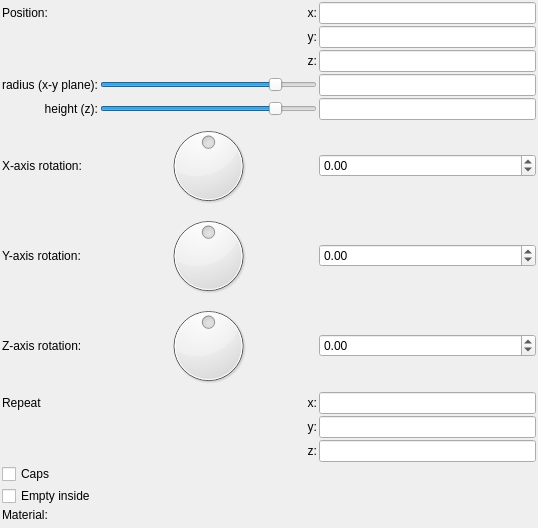
<?xml version="1.0" encoding="UTF-8"?>
<ui version="4.0">
 <class>Form</class>
 <widget class="QWidget" name="Form">
  <property name="geometry">
   <rect>
    <x>0</x>
    <y>0</y>
    <width>538</width>
    <height>528</height>
   </rect>
  </property>
  <property name="windowTitle">
   <string>Form</string>
  </property>
  <layout class="QVBoxLayout" name="verticalLayout">
   <property name="spacing">
    <number>2</number>
   </property>
   <property name="leftMargin">
    <number>2</number>
   </property>
   <property name="topMargin">
    <number>2</number>
   </property>
   <property name="rightMargin">
    <number>2</number>
   </property>
   <property name="bottomMargin">
    <number>2</number>
   </property>
   <item>
    <layout class="QGridLayout" name="gridLayout">
     <property name="spacing">
      <number>2</number>
     </property>
     <item row="2" column="1">
      <widget class="QLabel" name="label_13">
       <property name="text">
        <string>z:</string>
       </property>
       <property name="alignment">
        <set>Qt::AlignRight|Qt::AlignTrailing|Qt::AlignVCenter</set>
       </property>
      </widget>
     </item>
     <item row="5" column="0">
      <widget class="QLabel" name="label_8">
       <property name="text">
        <string>X-axis rotation:</string>
       </property>
      </widget>
     </item>
     <item row="6" column="2">
      <widget class="MyDoubleSpinBox" name="spinboxd3_rotation_y">
       <property name="sizePolicy">
        <sizepolicy hsizetype="Minimum" vsizetype="Maximum">
         <horstretch>0</horstretch>
         <verstretch>0</verstretch>
        </sizepolicy>
       </property>
       <property name="prefix">
        <string/>
       </property>
       <property name="suffix">
        <string/>
       </property>
       <property name="decimals">
        <number>2</number>
       </property>
       <property name="minimum">
        <double>-36000.000000000000000</double>
       </property>
       <property name="maximum">
        <double>36000.000000000000000</double>
       </property>
       <property name="singleStep">
        <double>0.100000000000000</double>
       </property>
      </widget>
     </item>
     <item row="3" column="2">
      <widget class="MyLineEdit" name="logedit_radius">
       <property name="sizePolicy">
        <sizepolicy hsizetype="Expanding" vsizetype="Maximum">
         <horstretch>0</horstretch>
         <verstretch>0</verstretch>
        </sizepolicy>
       </property>
      </widget>
     </item>
     <item row="3" column="1">
      <widget class="QSlider" name="logslider_radius">
       <property name="sizePolicy">
        <sizepolicy hsizetype="Expanding" vsizetype="Maximum">
         <horstretch>0</horstretch>
         <verstretch>0</verstretch>
        </sizepolicy>
       </property>
       <property name="sizeIncrement">
        <size>
         <width>0</width>
         <height>0</height>
        </size>
       </property>
       <property name="minimum">
        <number>-1500</number>
       </property>
       <property name="maximum">
        <number>300</number>
       </property>
       <property name="orientation">
        <enum>Qt::Horizontal</enum>
       </property>
      </widget>
     </item>
     <item row="6" column="1">
      <widget class="QDial" name="dial3_rotation_y">
       <property name="minimum">
        <number>-18000</number>
       </property>
       <property name="maximum">
        <number>18000</number>
       </property>
       <property name="wrapping">
        <bool>true</bool>
       </property>
      </widget>
     </item>
     <item row="4" column="0">
      <widget class="QLabel" name="label_16">
       <property name="text">
        <string>height (z):</string>
       </property>
       <property name="alignment">
        <set>Qt::AlignRight|Qt::AlignTrailing|Qt::AlignVCenter</set>
       </property>
      </widget>
     </item>
     <item row="5" column="2">
      <widget class="MyDoubleSpinBox" name="spinboxd3_rotation_x">
       <property name="sizePolicy">
        <sizepolicy hsizetype="Minimum" vsizetype="Maximum">
         <horstretch>0</horstretch>
         <verstretch>0</verstretch>
        </sizepolicy>
       </property>
       <property name="prefix">
        <string/>
       </property>
       <property name="suffix">
        <string/>
       </property>
       <property name="decimals">
        <number>2</number>
       </property>
       <property name="minimum">
        <double>-36000.000000000000000</double>
       </property>
       <property name="maximum">
        <double>36000.000000000000000</double>
       </property>
       <property name="singleStep">
        <double>0.100000000000000</double>
       </property>
      </widget>
     </item>
     <item row="2" column="2">
      <widget class="MyLineEdit" name="vect3_position_z">
       <property name="sizePolicy">
        <sizepolicy hsizetype="Expanding" vsizetype="Maximum">
         <horstretch>0</horstretch>
         <verstretch>0</verstretch>
        </sizepolicy>
       </property>
      </widget>
     </item>
     <item row="7" column="0">
      <widget class="QLabel" name="label_15">
       <property name="text">
        <string>Z-axis rotation:</string>
       </property>
      </widget>
     </item>
     <item row="0" column="0">
      <widget class="QLabel" name="label_10">
       <property name="text">
        <string>Position:</string>
       </property>
      </widget>
     </item>
     <item row="7" column="1">
      <widget class="QDial" name="dial3_rotation_z">
       <property name="minimum">
        <number>-18000</number>
       </property>
       <property name="maximum">
        <number>18000</number>
       </property>
       <property name="wrapping">
        <bool>true</bool>
       </property>
      </widget>
     </item>
     <item row="10" column="2">
      <widget class="MyLineEdit" name="vect3_repeat_z">
       <property name="sizePolicy">
        <sizepolicy hsizetype="Expanding" vsizetype="Maximum">
         <horstretch>0</horstretch>
         <verstretch>0</verstretch>
        </sizepolicy>
       </property>
      </widget>
     </item>
     <item row="6" column="0">
      <widget class="QLabel" name="label_9">
       <property name="text">
        <string>Y-axis rotation:</string>
       </property>
      </widget>
     </item>
     <item row="0" column="2">
      <widget class="MyLineEdit" name="vect3_position_x">
       <property name="sizePolicy">
        <sizepolicy hsizetype="Expanding" vsizetype="Maximum">
         <horstretch>0</horstretch>
         <verstretch>0</verstretch>
        </sizepolicy>
       </property>
      </widget>
     </item>
     <item row="8" column="0">
      <widget class="QLabel" name="label_2">
       <property name="text">
        <string>Repeat</string>
       </property>
      </widget>
     </item>
     <item row="4" column="2">
      <widget class="MyLineEdit" name="logedit_height">
       <property name="sizePolicy">
        <sizepolicy hsizetype="Expanding" vsizetype="Maximum">
         <horstretch>0</horstretch>
         <verstretch>0</verstretch>
        </sizepolicy>
       </property>
      </widget>
     </item>
     <item row="5" column="1">
      <widget class="QDial" name="dial3_rotation_x">
       <property name="minimum">
        <number>-18000</number>
       </property>
       <property name="maximum">
        <number>18000</number>
       </property>
       <property name="wrapping">
        <bool>true</bool>
       </property>
      </widget>
     </item>
     <item row="3" column="0">
      <widget class="QLabel" name="label_14">
       <property name="text">
        <string>radius (x-y plane):</string>
       </property>
       <property name="alignment">
        <set>Qt::AlignRight|Qt::AlignTrailing|Qt::AlignVCenter</set>
       </property>
      </widget>
     </item>
     <item row="1" column="2">
      <widget class="MyLineEdit" name="vect3_position_y">
       <property name="sizePolicy">
        <sizepolicy hsizetype="Expanding" vsizetype="Maximum">
         <horstretch>0</horstretch>
         <verstretch>0</verstretch>
        </sizepolicy>
       </property>
      </widget>
     </item>
     <item row="4" column="1">
      <widget class="QSlider" name="logslider_height">
       <property name="sizePolicy">
        <sizepolicy hsizetype="Expanding" vsizetype="Maximum">
         <horstretch>0</horstretch>
         <verstretch>0</verstretch>
        </sizepolicy>
       </property>
       <property name="sizeIncrement">
        <size>
         <width>0</width>
         <height>0</height>
        </size>
       </property>
       <property name="minimum">
        <number>-1500</number>
       </property>
       <property name="maximum">
        <number>300</number>
       </property>
       <property name="orientation">
        <enum>Qt::Horizontal</enum>
       </property>
      </widget>
     </item>
     <item row="7" column="2">
      <widget class="MyDoubleSpinBox" name="spinboxd3_rotation_z">
       <property name="sizePolicy">
        <sizepolicy hsizetype="Minimum" vsizetype="Maximum">
         <horstretch>0</horstretch>
         <verstretch>0</verstretch>
        </sizepolicy>
       </property>
       <property name="prefix">
        <string/>
       </property>
       <property name="suffix">
        <string/>
       </property>
       <property name="decimals">
        <number>2</number>
       </property>
       <property name="minimum">
        <double>-36000.000000000000000</double>
       </property>
       <property name="maximum">
        <double>36000.000000000000000</double>
       </property>
       <property name="singleStep">
        <double>0.100000000000000</double>
       </property>
      </widget>
     </item>
     <item row="1" column="1">
      <widget class="QLabel" name="label_12">
       <property name="text">
        <string>y:</string>
       </property>
       <property name="alignment">
        <set>Qt::AlignRight|Qt::AlignTrailing|Qt::AlignVCenter</set>
       </property>
      </widget>
     </item>
     <item row="10" column="1">
      <widget class="QLabel" name="label_repeat_z_2">
       <property name="text">
        <string>z:</string>
       </property>
       <property name="alignment">
        <set>Qt::AlignRight|Qt::AlignTrailing|Qt::AlignVCenter</set>
       </property>
      </widget>
     </item>
     <item row="9" column="1">
      <widget class="QLabel" name="label_repeat_y_2">
       <property name="text">
        <string>y:</string>
       </property>
       <property name="alignment">
        <set>Qt::AlignRight|Qt::AlignTrailing|Qt::AlignVCenter</set>
       </property>
      </widget>
     </item>
     <item row="9" column="2">
      <widget class="MyLineEdit" name="vect3_repeat_y">
       <property name="sizePolicy">
        <sizepolicy hsizetype="Expanding" vsizetype="Maximum">
         <horstretch>0</horstretch>
         <verstretch>0</verstretch>
        </sizepolicy>
       </property>
      </widget>
     </item>
     <item row="8" column="2">
      <widget class="MyLineEdit" name="vect3_repeat_x">
       <property name="sizePolicy">
        <sizepolicy hsizetype="Expanding" vsizetype="Maximum">
         <horstretch>0</horstretch>
         <verstretch>0</verstretch>
        </sizepolicy>
       </property>
      </widget>
     </item>
     <item row="8" column="1">
      <widget class="QLabel" name="label_repeat_x_2">
       <property name="text">
        <string>x:</string>
       </property>
       <property name="alignment">
        <set>Qt::AlignRight|Qt::AlignTrailing|Qt::AlignVCenter</set>
       </property>
      </widget>
     </item>
     <item row="11" column="0" colspan="2">
      <widget class="MyCheckBox" name="checkBox_caps">
       <property name="sizePolicy">
        <sizepolicy hsizetype="Minimum" vsizetype="Maximum">
         <horstretch>0</horstretch>
         <verstretch>0</verstretch>
        </sizepolicy>
       </property>
       <property name="text">
        <string>Caps</string>
       </property>
      </widget>
     </item>
     <item row="12" column="0" colspan="2">
      <widget class="MyCheckBox" name="checkBox_empty">
       <property name="sizePolicy">
        <sizepolicy hsizetype="Minimum" vsizetype="Maximum">
         <horstretch>0</horstretch>
         <verstretch>0</verstretch>
        </sizepolicy>
       </property>
       <property name="text">
        <string>Empty inside</string>
       </property>
      </widget>
     </item>
     <item row="0" column="1">
      <widget class="QLabel" name="label_11">
       <property name="text">
        <string>x:</string>
       </property>
       <property name="alignment">
        <set>Qt::AlignRight|Qt::AlignTrailing|Qt::AlignVCenter</set>
       </property>
      </widget>
     </item>
     <item row="13" column="0">
      <widget class="QLabel" name="label_18">
       <property name="text">
        <string>Material:</string>
       </property>
      </widget>
     </item>
     <item row="13" column="1" colspan="2">
      <widget class="cMaterialSelector" name="materialselector_material_id" native="true">
       <property name="sizePolicy">
        <sizepolicy hsizetype="Preferred" vsizetype="Minimum">
         <horstretch>0</horstretch>
         <verstretch>0</verstretch>
        </sizepolicy>
       </property>
      </widget>
     </item>
    </layout>
   </item>
   <item>
    <spacer name="verticalSpacer">
     <property name="orientation">
      <enum>Qt::Vertical</enum>
     </property>
     <property name="sizeHint" stdset="0">
      <size>
       <width>20</width>
       <height>40</height>
      </size>
     </property>
    </spacer>
   </item>
  </layout>
 </widget>
 <customwidgets>
  <customwidget>
   <class>MyLineEdit</class>
   <extends>QLineEdit</extends>
   <header>my_line_edit.h</header>
  </customwidget>
  <customwidget>
   <class>MyDoubleSpinBox</class>
   <extends>QDoubleSpinBox</extends>
   <header>my_double_spin_box.h</header>
  </customwidget>
  <customwidget>
   <class>cMaterialSelector</class>
   <extends>QWidget</extends>
   <header>material_selector.h</header>
   <container>1</container>
  </customwidget>
  <customwidget>
   <class>MyCheckBox</class>
   <extends>QCheckBox</extends>
   <header>my_check_box.h</header>
  </customwidget>
 </customwidgets>
 <tabstops>
  <tabstop>vect3_position_x</tabstop>
  <tabstop>vect3_position_y</tabstop>
  <tabstop>vect3_position_z</tabstop>
  <tabstop>logslider_radius</tabstop>
  <tabstop>logedit_radius</tabstop>
  <tabstop>logslider_height</tabstop>
  <tabstop>logedit_height</tabstop>
  <tabstop>dial3_rotation_x</tabstop>
  <tabstop>spinboxd3_rotation_x</tabstop>
  <tabstop>dial3_rotation_y</tabstop>
  <tabstop>spinboxd3_rotation_y</tabstop>
  <tabstop>dial3_rotation_z</tabstop>
  <tabstop>spinboxd3_rotation_z</tabstop>
  <tabstop>vect3_repeat_x</tabstop>
  <tabstop>vect3_repeat_y</tabstop>
  <tabstop>vect3_repeat_z</tabstop>
  <tabstop>checkBox_empty</tabstop>
  <tabstop>checkBox_caps</tabstop>
 </tabstops>
 <resources/>
 <connections/>
</ui>
